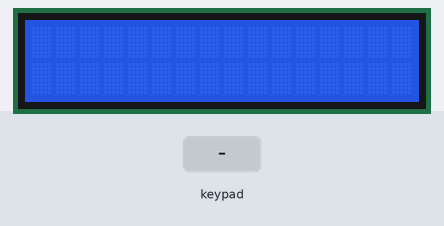
The sketch below on a simulated ESP32. Parts: 16×2 character LCD. The inputs (shaded band) are chosen by the test bench. What the sketch prints to the serial monitor is not drawn.

Above: at 1.2 s.
1.3 s: keypad keys 1 4 2 7 2 6 2 5 # pressed 0.4 s apart
At 5.2 s:
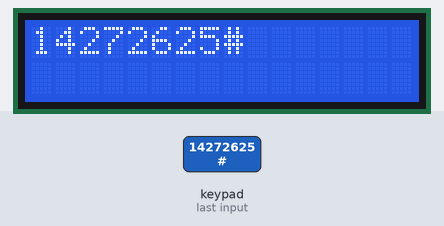
6.4 s: key 'A' pressed
At 6.8 s:
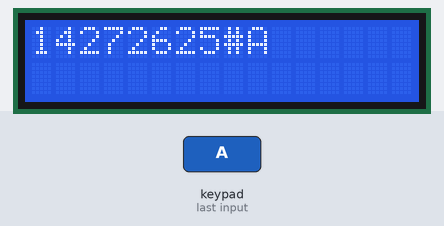
7.9 s: key 'B' pressed
At 9.0 s:
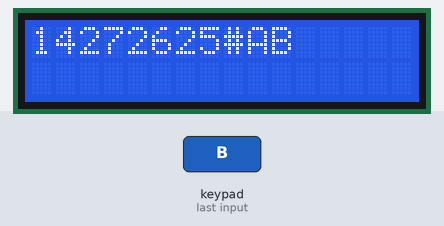
9.4 s: keypad keys 1 4 2 7 2 6 2 5 * pressed 0.4 s apart
At 13.6 s:
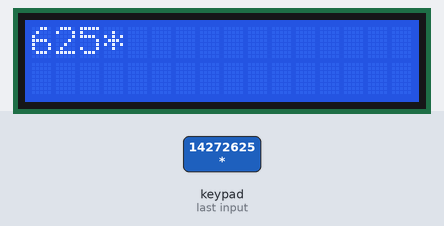
14.5 s: key 'C' pressed
At 15.2 s:
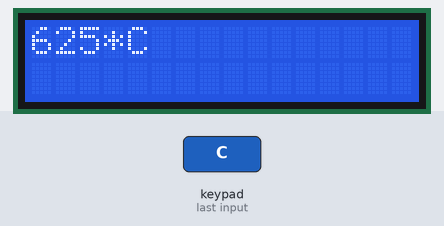
16.0 s: keypad keys 3 3 3 2 1 8 1 9 # pressed 0.4 s apart
At 19.9 s:
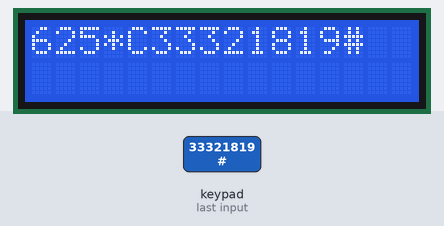
Timing chart, 0 to 21.4 s (numbered marks = the images above; inputs shaded):
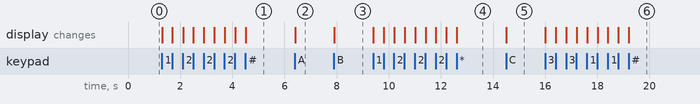

Measured:
- after the input at 1.3 s, the display: first changes at once (image 1 shows a later state)
- after the input at 6.4 s, the display: changes at once (image 2)
- after the input at 7.9 s, the display: changes at once (image 3)
- after the input at 9.4 s, the display: first changes at once (image 4 shows a later state)
- after the input at 14.5 s, the display: changes at once (image 5)
- after the input at 16.0 s, the display: first changes at once (image 6 shows a later state)

The sketch:

keypadLCD.ino
```cpp
#include <Keypad.h>
#include <Wire.h>
#include <LiquidCrystal_I2C.h>

#define ROWS  4
#define COLS  4

char keyMap[ROWS][COLS] = {
  {'1','2','3', 'A'},
  {'4','5','6', 'B'},
  {'7','8','9', 'C'},
  {'*','0','#', 'D'}
};

uint8_t rowPins[ROWS] = {14, 27, 26, 25}; // GIOP14, GIOP27, GIOP26, GIOP25
uint8_t colPins[COLS] = {33, 32, 18, 19}; // GIOP33, GIOP32, GIOP18, GIOP19
uint8_t LCD_CursorPosition = 0;

Keypad keypad = Keypad(makeKeymap(keyMap), rowPins, colPins, ROWS, COLS );
LiquidCrystal_I2C I2C_LCD(0x27, 16, 2);  // set the LCD address to 0x27 for a 16 chars and 2 line display

void setup(){
  Serial.begin(115200);
  // Initialize The I2C LCD
  I2C_LCD.init();
  // Turn ON The Backlight
  I2C_LCD.backlight();
  // Clear The Display
  I2C_LCD.clear();
}

void loop(){

  char key = keypad.getKey();

  if (key) {
    Serial.print(key);
    I2C_LCD.setCursor(LCD_CursorPosition++, 0);
    if(LCD_CursorPosition == 16 || key == 'D')
    {
      I2C_LCD.clear();
      LCD_CursorPosition = 0;
    }
    else
    {
      I2C_LCD.print(key);
    }
  }
}
```
